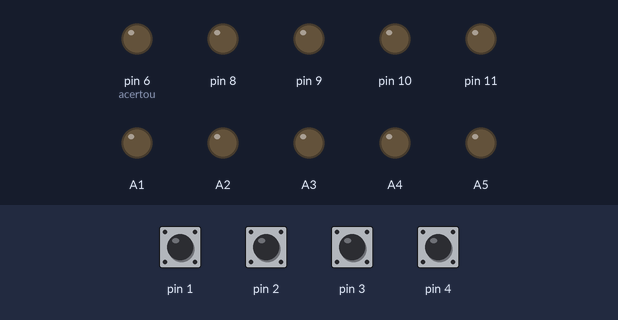
Bench run of a sketch on a simulated Arduino Uno, built with avr-gcc and run on an emulated ATmega328P. On the bench: output pins drawn as LEDs (lit = HIGH). Inputs (shaded band) come from the test bench; at power-on: pin 1–4 HIGH. Random numbers use the default seed unless the sketch sets one.

Above: at 2.3 s.
2.4 s: pin 1 pulled LOW for 0.15 s
At 4.0 s:
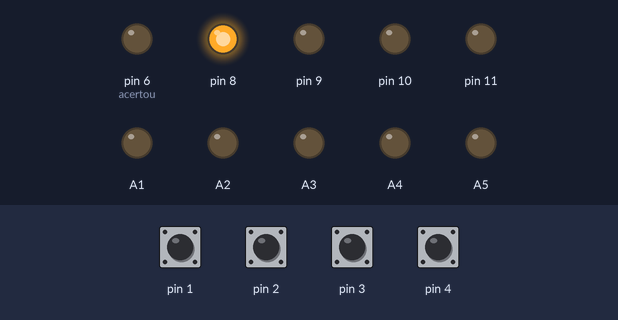
At 5.3 s:
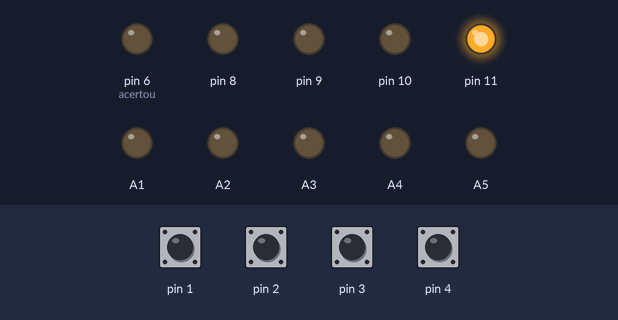
5.5 s: pin 2 pulled LOW for 1 s
At 6.1 s:
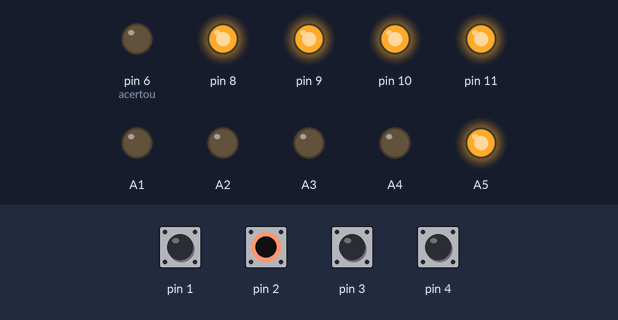
Timing chart, 0 to 8.5 s (numbered marks = the images above; inputs shaded):
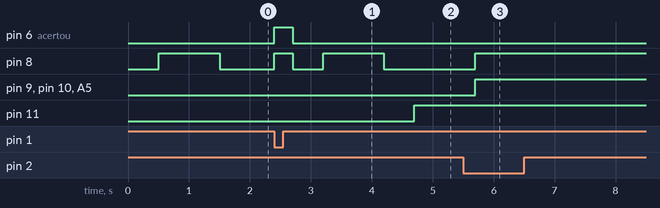

The sketch:

index.ino
```cpp
#define MAX 50

int sorte[50];
int nivel = 0;
int acertou = 6;
int errou;
int i, teste;
int mostrar = 1;

  // vetor de MAX posições para guardar o número em binário
  int vet_bin[MAX];
  // variáveis de controle de loop
  int j;
  // aux_num serve para guardar num para mostrar posteriormente
  int aux_num = nivel;

int bin;

void setup() {
    pinMode(8, OUTPUT);
    pinMode(9, OUTPUT);
    pinMode(10, OUTPUT);
    pinMode(11, OUTPUT);

  pinMode(A1, OUTPUT);
  pinMode(A2, OUTPUT);
  pinMode(A3, OUTPUT);
  pinMode(A4, OUTPUT);
  pinMode(A5, OUTPUT);

    pinMode(acertou, OUTPUT);

    //Embaralhar
    randomSeed(analogRead(0));

    digitalWrite(1, HIGH);
    digitalWrite(2, HIGH);
    digitalWrite(3, HIGH);
    digitalWrite(4, HIGH);

    teste = 0;
}

void loop() {

    if (sorte[0] == 0) { // Se ainda não foi sorteado

        for (i = 0; i <= 50; i++) {
            sorte[i] = random(8, 12);
        }

    apagaleds();

    }

    if (errou == 1) { // se errou

        // acende todas 4
        digitalWrite(8, HIGH);
        digitalWrite(9, HIGH);
        digitalWrite(10, HIGH);
        digitalWrite(11, HIGH);


  // enquanto "num" for maior que 0
  i=0;
  while(nivel > 0)
  {
    // obtém o resto da divisão de num por 2
    vet_bin[i] = nivel % 2;
    i++;
    nivel = nivel / 2;
  }

  if (vet_bin[0] == 1){
    digitalWrite(A5, HIGH);
  }
  if (vet_bin[1] == 1){
    digitalWrite(A4, HIGH);
  }
  if (vet_bin[2] == 1){
    digitalWrite(A3, HIGH);
  }
  if (vet_bin[3] == 1){
    digitalWrite(A2, HIGH);
  }
  if (vet_bin[4] == 1){
    digitalWrite(A1, HIGH);
  }

    }else{

    if (mostrar == 1){

      apagaleds();

      for (i = 0; i <= teste; i++) {

        delay(500);
        digitalWrite(sorte[i], HIGH);
        delay(1000);
        apagaleds();

      }
      mostrar = 0;
      teste = 0;
    }

    for (i = 1; i <= 4; i++) {

      apagaleds();
      if (digitalRead(i) == LOW) {
        digitalWrite(i+7, HIGH);
        if (sorte[teste] == (i+7)) {
          digitalWrite(acertou, HIGH);
          delay(300);
          if (teste == nivel) {
            nivel++;
            mostrar = 1;
          }
          teste++;
        } else {
          errou = 1;
        }
      }

    }

  }


}

void apagaleds() { // Função apaga os 4 leds  // alterado
    digitalWrite(6, LOW);
    digitalWrite(8, LOW);
    digitalWrite(9, LOW);
    digitalWrite(10, LOW);
    digitalWrite(11, LOW);
}
```

Measured:
- after the input at 2.4 s, pin 6 (acertou): LOW → HIGH at once, → LOW 0.30 s later; pin 8: LOW → HIGH at once, → LOW 0.30 s later, → HIGH 0.50 s later, → LOW 1.0 s later; pin 11: LOW → HIGH after 2.3 s
- after the input at 5.5 s, pin 8–10, A5: LOW → HIGH after 0.20 s
